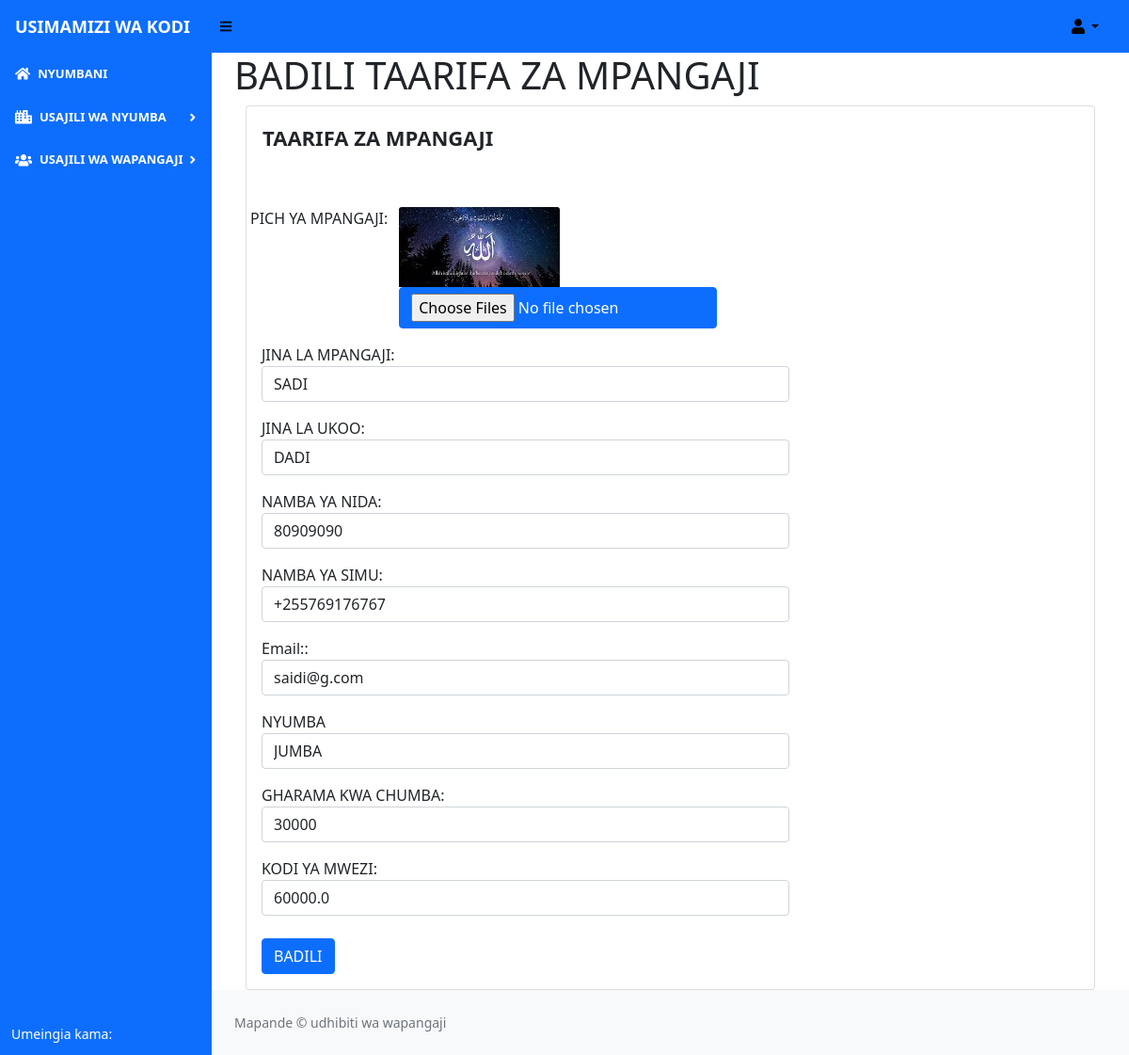
Screenshot of /updatetenant/4 with the database file from the repository.
### renting/models.py (models this page shows, shortened)
class Tenant(db.Model):
    __tablename__ = 'tenant'
    id = db.Column(db.Integer(), primary_key = True)
    first_name =  db.Column(db.String(length = 50), nullable = False)
    surname =  db.Column(db.String(length = 50), nullable = False)
    phone =  db.Column(db.String(length = 15), nullable = False)
    email = db.Column(db.String(length=50), nullable = True)
    nida = db.Column(db.String(length=50), nullable = True)
    house_id = db.Column(db.Integer(), nullable = True)
    image_path = db.Column(db.String(200), nullable=True)
    rent_per_month = db.Column(db.Float(), nullable = True)
    num_room_to_take = db.Column(db.Integer(), nullable = True)
    price_each_room = db.Column(db.Integer(), nullable = True)
    date_moved_in = Column(Date, nullable=True)

### renting/routes.py (the view, shortened to what this page needs)
@app.route('/updatetenant/<int:id>', methods=['GET','POST'])
def update_tenant_page(id):
    form = TenantForm()
    tenant_to_update = db.session.query(Tenant, HouseProperty).filter(Tenant.house_id == HouseProperty.id).filter_by(id = id).add_columns(Tenant.first_name, Tenant.surname, Tenant.nida, HouseProperty.house_name, Tenant.phone, Tenant.image_path, Tenant.email, Tenant.num_room_to_take, Tenant.price_each_room, Tenant.rent_per_month, Tenant.house_id).first()
    house = HouseProperty.query.all()
    choices=[(h.id,h.house_name) for h in HouseProperty.query.all()]
    selected = request.args.get('house_id', tenant_to_update.house_id)
    state = {'house_id':selected}
    return render_template('updatetenant.html', form = form, tenant_to_update = tenant_to_update, house=house, choices = choices, state=state)

### renting/templates/updatetenant.html (shortened to what this page needs)
{% extends 'base.html' %}
{% block content %}
<div class="content-wrapper">
    <div class="content-heading"><h1>BADILI TAARIFA ZA MPANGAJI</h1></div>
    <div class="container-fluid">
       <div class="card card-default d-lg-block">
          <div class="row">
             <div class="col col-xs-12 col-sm-8 col-md-8 col-lg-8">
                <div class="card-title text-left alert alert-default"><b style="font-size:22px;">TAARIFA ZA MPANGAJI</b></div>
                <div class="card-body">
                   <form class="form-updatetenant" method="POST" action="" enctype="multipart/form-data">
                      <fieldset>
                        <div class="form-group row">
                           PICH YA MPANGAJI:
                           <div class="col-xl-4 col-md-4 col-xs-12">
                              <img class="card-img-top"  src="/static/uploads/{{tenant_to_update.image_path}}" alt="{{tenant_to_update.surname}}">
                              <span class="btn btn-primary btn-file">
                                 <input type="file" id="fileupload" name="image"  multiple>
                              </span>
                           </div>
                        </div>
                        JINA LA MPANGAJI:
                       <input type="text" name="first_name" value="{{ tenant_to_update.first_name }}" class="form-control">
                       JINA LA UKOO:
                       <input type="text" name="surname" value="{{ tenant_to_update.surname }}" class="form-control">
                       NAMBA YA NIDA:
                       <input type="text" name="nida" value="{{ tenant_to_update.nida }}" class="form-control">
                       NAMBA YA SIMU:
                       <input type="text" name="phone" value="{{ tenant_to_update.phone }}" class="form-control">
                       Email::
                       <input type="text" name="email" value="{{ tenant_to_update.email }}" class="form-control">
                         NYUMBA
                        <select id ="house_id" name="house_id" class="form-control">
                           {% for h in choices %}
                           <option value="{{h[0]}}" {% if h[0] == state.house_id %} selected {% endif %}>{{h[1]}}</option>
                           {% endfor %}
                        </select>
                       GHARAMA KWA CHUMBA:
                       <input type="text" id="price_each_room" name="price_each_room" value="{{ tenant_to_update.price_each_room }}" class="form-control">
                       KODI YA MWEZI:
                       <input type="text" d="rent_per_month" name="rent_per_month" value="{{ tenant_to_update.rent_per_month }}" class="form-control">
                    </fieldset>
                      <br>
                      <input class="btn btn-primary" id="submit" name="submit" type="submit" value="BADILI">
                   </form>
                </div>
             </div>
          </div>
       </div>
    </div>
 </div>
 {% endblock %}

### rows the page displays
Tenant: image_path (picture), first_name "SADI", surname "DADI", nida "80909090", phone "+255769176767", email "saidi@g.com", price_each_room "30000", rent_per_month "60000.0"

### other values shown
form field house_id "JUMBA"
